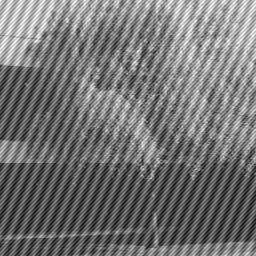
#> input picture arbol.png, 256 x 256 px, found by its file name
$ python Fourier2D.py
#> lines starting #> are read from the running program, lines starting #| are printed output that depends on the picture
import numpy as np
import matplotlib.pyplot as plt
from matplotlib.image import imread
from scipy.fftpack import fft, ifft

N=3500
#se lee la imagen del arbol
arreglo_de_imagen = imread('arbol.PNG')
#> arreglo_de_imagen is the input picture: shape (256, 256) float32; min 0.0471, max 1, mean 0.456

# para llevar a cabo la Trasnformada de Fourier 2D se usa comando o funcion de python

arreglo_de_imagen_fourier = np.fft.fft2(arreglo_de_imagen)

# Se realiza una grafica de la transformada y la guardo sin mostrarla.

fig = plt.gcf()
plt.imshow(np.abs(arreglo_de_imagen_fourier))
plt.grid()
plt.xlabel('x')
plt.ylabel('y')
fig.savefig('BlandonValentina_FT2D.pdf')
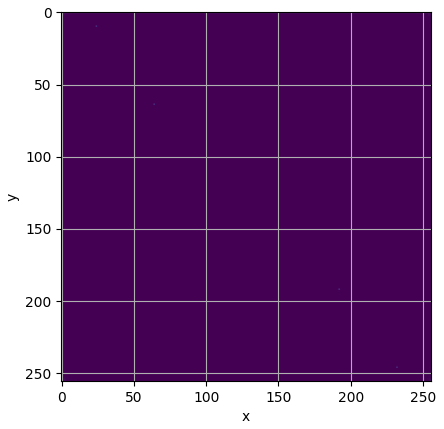
#> figure drawn by matplotlib, 1 panel
#se deben ver los puntos azules mas claros que se observan en las esquinas
#se eliminarion todos los picos mayores que un valor, como cortar todas las montanas desde cierta altura.


# Se hace un filtro que me permita eliminar el ruido periodico de la imagen

arreglo_de_imagen_fourier[np.where(arreglo_de_imagen_fourier>N)] = 0

# Para esto se crea una escala lognormal
escala_lognormal = np.log(np.abs(arreglo_de_imagen_fourier))
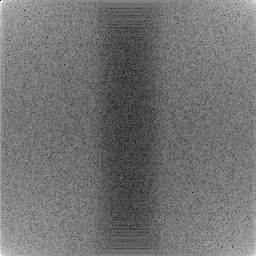
#> escala_lognormal: shape (256, 256) float64; 0.01% of the values are NaN or infinite; the others: min -4.51, max 8.31, mean 1.23; drawn with min black, max white, NaN and infinite black

# grafica  de la transformada de fourier despues del proceso de filtrado en escala lognormal
#guardo la grafica sin mostrarla

plt.figure()
fig = plt.gcf()
plt.imshow(escala_lognormal)
plt.grid()
plt.xlabel('x')
plt.ylabel('y')
plt.colorbar()
fig.savefig('BlandonValentina_FT2D_filtrada.pdf')
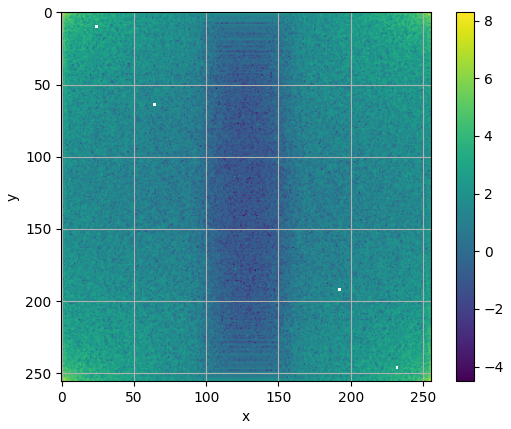
#> figure drawn by matplotlib, 2 panels

#Haga la transformada de Fourier inversa y grafique la imagen filtrada.
#guardo la grafica sin mostrarla
plt.figure()
fig = plt.gcf()
plt.imshow(np.fft.ifft2(arreglo_de_imagen_fourier).real, cmap='gray')
plt.grid()
plt.xlabel('x')
plt.ylabel('y')
fig.savefig('BlandonValentina_Imagen_filtrada.pdf')
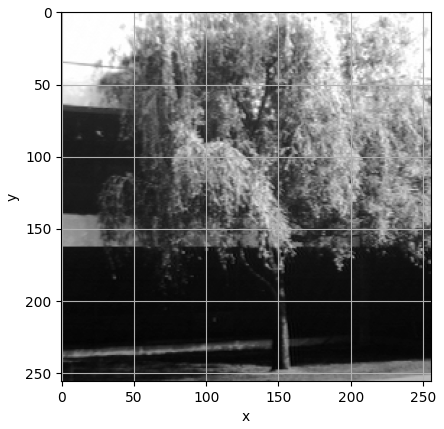
#> figure drawn by matplotlib, 1 panel
